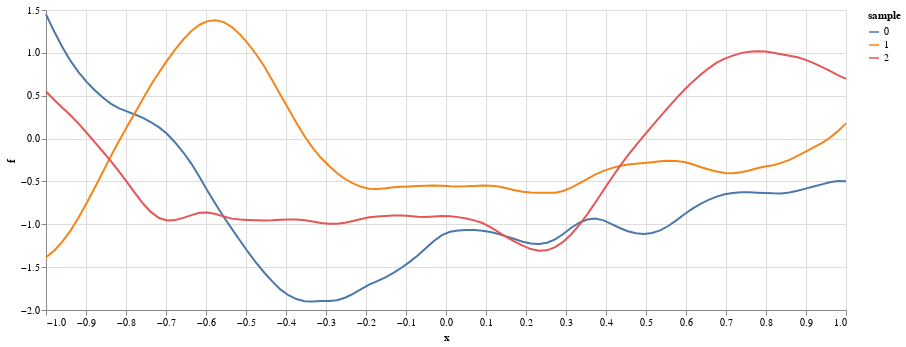

The code cell stored with this chart in its notebook:
### Markdown cell above
We can see that there are many wasted measurements in locations where we are reasonably sure the maximum is not located.
In addition it is still difficult to be sure where the chimney is.

How can we do better?

## Bayesian optimisation
This is where Bayesian optimisation comes in.

Bayesian optimisation (BO) requires:
- a prior on the underlying function to be optimised (some understanding of how houses are buried)
- a prior on the measurement error (some understanding of how good Rudolph is at measuring depth)

Using some underlying theory, Bayesian optimisation then iterates around the following loop:
- choose the next measurement location so as to minimise the total number of measurements required (the acquisition function)
- ask the black-box function for a noisy measurement at that location
- update its model of the underlying function and measurement error (computes a posterior given prior and data)

Some stopping criterion is used to avoid iterating indefinitely.
Bayesian optimisation returns the posterior for the underlying function to use as you see fit.
In particular you may wish to obtain a posterior over the location of the maximum of the function.

## Optimisation guessing game
However, before we try Bayesian optimisation, we will try to optimise a black-box function ourselves.
Your task will be to find the maximum of the underlying function using as few function evaluations as possible.

Unfortunately we do not have a suitable Bayesian model for house skylines so we will use a Gaussian process prior on functions instead.
Some typical functions are shown below to give you an idea how the prior behaves.

### Code cell
blackbox1 = bb.GPBlackBox(ndim=1)
xx = blackbox1.xgrid(npoints=100)[:, 0]
prior_samples = pd.concat([
    pd.DataFrame(dict(x=xx, f=bb.prior_draw(blackbox1.kernel, xx), sample=s))
    for s in range(3)])
prior_chart = (
    alt.Chart(prior_samples)
    .mark_line()
    .encode(x='x', y='f', color='sample:N'))
prior_chart.properties(width=800, height=300)

### Figure 1 — Vega-Lite specification as saved in the notebook (floating-point values rounded to 4 significant figures; data arrays with more than 128 entries replaced by an {"elided": "..."} marker saying what was removed)
{"config": {"view": {"continuousWidth": 400, "continuousHeight": 300}}, "data": {"name": "data-4717e7c6b8d80c7f97cad1edfb08ef52"}, "mark": "line", "encoding": {"color": {"type": "nominal", "field": "sample"}, "x": {"type": "quantitative", "field": "x"}, "y": {"type": "quantitative", "field": "f"}}, "height": 300, "width": 800, "$schema": "https://vega.github.io/schema/vega-lite/v4.8.1.json", "datasets": {"data-4717e7c6b8d80c7f97cad1edfb08ef52": {"elided": "300 records"}}}
